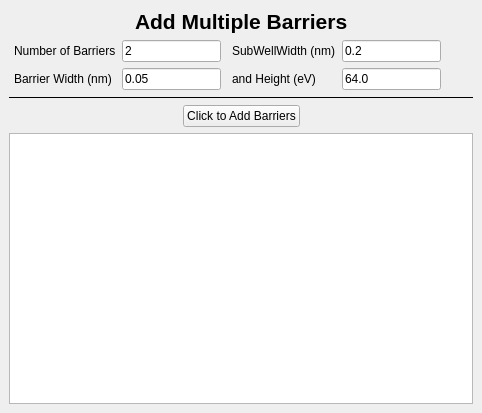
<?xml version="1.0" encoding="UTF-8"?>
<ui version="4.0">
 <class>AddMultiBarriersDock</class>
 <widget class="QDockWidget" name="AddMultiBarriersDock">
  <property name="geometry">
   <rect>
    <x>0</x>
    <y>0</y>
    <width>482</width>
    <height>413</height>
   </rect>
  </property>
  <property name="features">
   <set>QDockWidget::DockWidgetFloatable|QDockWidget::DockWidgetMovable</set>
  </property>
  <property name="windowTitle">
   <string>Add Multiple Barriers</string>
  </property>
  <widget class="QWidget" name="dockWidgetContents">
   <layout class="QVBoxLayout" name="verticalLayout">
    <item>
     <layout class="QHBoxLayout" name="horizontalLayout">
      <item>
       <spacer name="horizontalSpacer">
        <property name="orientation">
         <enum>Qt::Horizontal</enum>
        </property>
        <property name="sizeHint" stdset="0">
         <size>
          <width>40</width>
          <height>20</height>
         </size>
        </property>
       </spacer>
      </item>
      <item>
       <widget class="QLabel" name="label">
        <property name="font">
         <font>
          <pointsize>16</pointsize>
          <weight>75</weight>
          <bold>true</bold>
         </font>
        </property>
        <property name="text">
         <string>Add Multiple Barriers</string>
        </property>
       </widget>
      </item>
      <item>
       <spacer name="horizontalSpacer_2">
        <property name="orientation">
         <enum>Qt::Horizontal</enum>
        </property>
        <property name="sizeHint" stdset="0">
         <size>
          <width>40</width>
          <height>20</height>
         </size>
        </property>
       </spacer>
      </item>
      <item>
       <layout class="QHBoxLayout" name="horizontalLayout_2"/>
      </item>
     </layout>
    </item>
    <item>
     <layout class="QHBoxLayout" name="horizontalLayout_3">
      <item>
       <spacer name="horizontalSpacer_10">
        <property name="orientation">
         <enum>Qt::Horizontal</enum>
        </property>
        <property name="sizeHint" stdset="0">
         <size>
          <width>13</width>
          <height>50</height>
         </size>
        </property>
       </spacer>
      </item>
      <item>
       <layout class="QFormLayout" name="formLayout_3">
        <item row="0" column="0">
         <widget class="QLabel" name="testLabel">
          <property name="text">
           <string>Number of Barriers</string>
          </property>
         </widget>
        </item>
        <item row="0" column="1">
         <widget class="QLineEdit" name="le_numbarriers">
          <property name="text">
           <string>2</string>
          </property>
         </widget>
        </item>
        <item row="1" column="0">
         <widget class="QLabel" name="label_3">
          <property name="text">
           <string>Barrier Width (nm)</string>
          </property>
         </widget>
        </item>
        <item row="1" column="1">
         <widget class="QLineEdit" name="le_barwidth">
          <property name="text">
           <string>0.05</string>
          </property>
         </widget>
        </item>
       </layout>
      </item>
      <item>
       <spacer name="horizontalSpacer_3">
        <property name="orientation">
         <enum>Qt::Horizontal</enum>
        </property>
        <property name="sizeHint" stdset="0">
         <size>
          <width>13</width>
          <height>50</height>
         </size>
        </property>
       </spacer>
      </item>
      <item>
       <layout class="QFormLayout" name="formLayout">
        <item row="0" column="0">
         <widget class="QLabel" name="label_2">
          <property name="text">
           <string>SubWellWidth (nm)</string>
          </property>
         </widget>
        </item>
        <item row="0" column="1">
         <widget class="QLineEdit" name="le_width">
          <property name="text">
           <string>0.2</string>
          </property>
         </widget>
        </item>
        <item row="1" column="0">
         <widget class="QLabel" name="label_4">
          <property name="text">
           <string>and Height (eV)</string>
          </property>
         </widget>
        </item>
        <item row="1" column="1">
         <widget class="QLineEdit" name="le_barheight">
          <property name="text">
           <string>64.0</string>
          </property>
         </widget>
        </item>
       </layout>
      </item>
      <item>
       <spacer name="horizontalSpacer_11">
        <property name="orientation">
         <enum>Qt::Horizontal</enum>
        </property>
        <property name="sizeHint" stdset="0">
         <size>
          <width>40</width>
          <height>20</height>
         </size>
        </property>
       </spacer>
      </item>
     </layout>
    </item>
    <item>
     <widget class="Line" name="line">
      <property name="frameShadow">
       <enum>QFrame::Plain</enum>
      </property>
      <property name="orientation">
       <enum>Qt::Horizontal</enum>
      </property>
     </widget>
    </item>
    <item>
     <layout class="QHBoxLayout" name="horizontalLayout_5">
      <item>
       <spacer name="horizontalSpacer_8">
        <property name="orientation">
         <enum>Qt::Horizontal</enum>
        </property>
        <property name="sizeHint" stdset="0">
         <size>
          <width>40</width>
          <height>20</height>
         </size>
        </property>
       </spacer>
      </item>
      <item>
       <widget class="QPushButton" name="pb_addbarriers">
        <property name="text">
         <string>Click to Add Barriers</string>
        </property>
       </widget>
      </item>
      <item>
       <spacer name="horizontalSpacer_9">
        <property name="orientation">
         <enum>Qt::Horizontal</enum>
        </property>
        <property name="sizeHint" stdset="0">
         <size>
          <width>40</width>
          <height>20</height>
         </size>
        </property>
       </spacer>
      </item>
     </layout>
    </item>
    <item>
     <widget class="QTextEdit" name="te_multibarriers"/>
    </item>
   </layout>
  </widget>
 </widget>
 <resources/>
 <connections/>
</ui>
